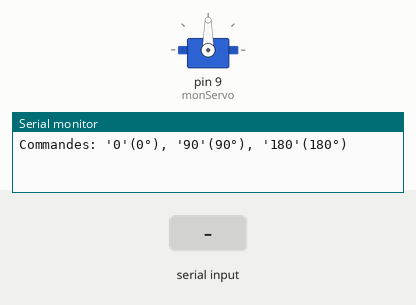
A sketch run on a simulated Arduino Uno, built with avr-gcc and run on an emulated ATmega328P. On the bench: servo, the last lines printed to the serial monitor. Inputs (shaded band) come from the test bench.

Above: at 1.2 s.
1.3 s: "0" received over Serial
At 2.0 s:
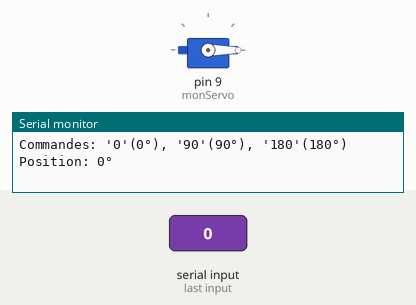
Timing chart, 0 to 4.3 s (numbered marks = the images above; inputs shaded):
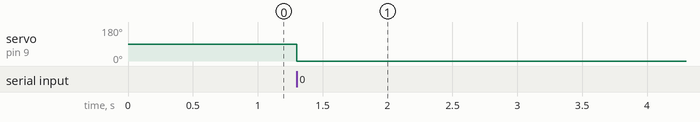

Measured:
- after the input at 1.3 s, servo on pin 9 (monServo): 90° → 0° at once

The sketch:

Question_3_a.ino
```cpp
#include <Servo.h>
// Inclusion de la bibliothèque Servo pour contrôler un servomoteur

Servo monServo;
// Création d’un objet 'monServo' pour manipuler le servomoteur

int position = 90;
// Variable pour stocker la position actuelle du servomoteur (en degrés)
// On initialise à 90° (position centrale)

void setup() {
  Serial.begin(9600);
  // Démarrage de la communication série à 9600 bauds pour communiquer avec le moniteur série

  monServo.attach(9);
  // Connexion du servomoteur à la broche numérique 9 de l’Arduino

  monServo.write(position);
  // Positionnement initial du servo à 90°

  Serial.println("Commandes: '0'(0°), '90'(90°), '180'(180°)");
  // Affichage des instructions dans le moniteur série
}

void loop() {
  // Boucle principale : s’exécute indéfiniment

  if (Serial.available() > 0) {
    // Si une donnée est reçue depuis le moniteur série

    char commande = Serial.read();
    // Lecture d’un caractère envoyé par l’utilisateur

    switch(commande) {
      // Test de la commande reçue

      case '0':
        monServo.write(0);
        // Si l’utilisateur envoie '0', le servo se met à 0°
        Serial.println("Position: 0°");
        break;

      case '90':
        monServo.write(90);
        // Si l’utilisateur envoie '90', le servo se met à 90°
        Serial.println("Position: 90°");
        break;

      case '180':
        monServo.write(180);
        // Si l’utilisateur envoie '180', le servo se met à 180°
        Serial.println("Position: 180°");
        break;
    }
  }
}
```
